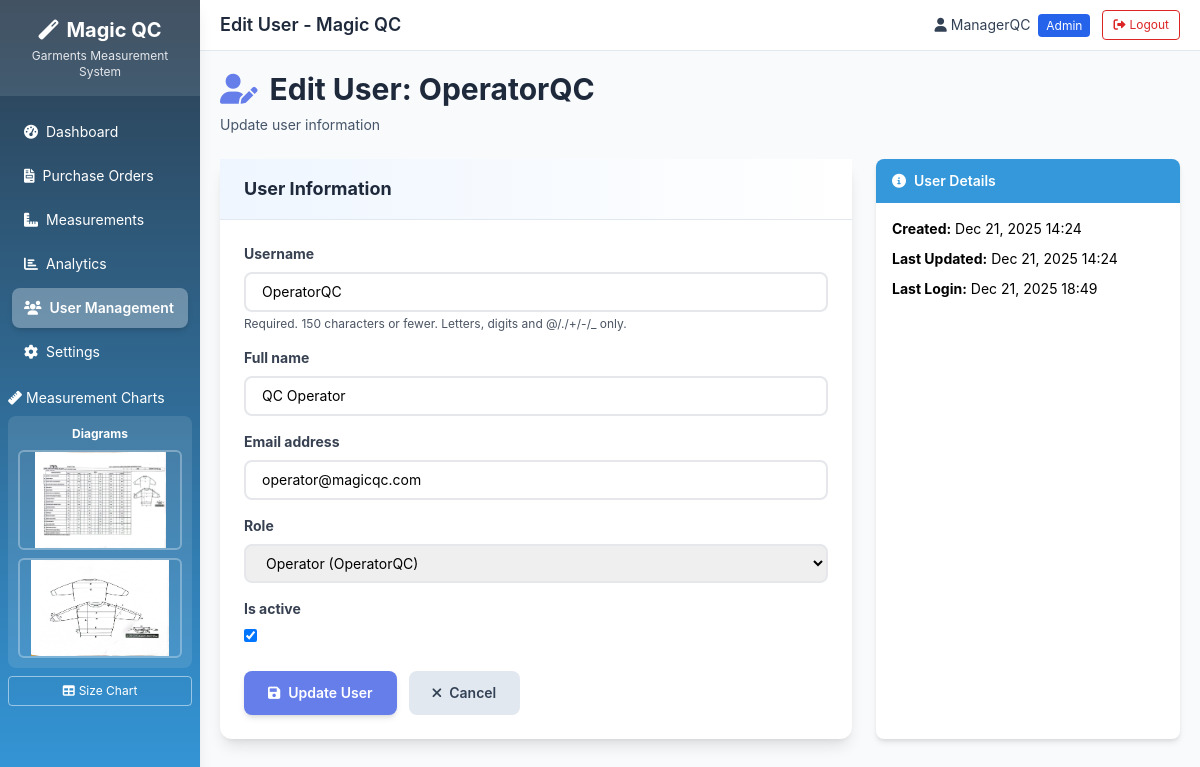
The page /accounts/admin/users/edit/2/ (signed in) on the database its author committed.
### accounts/models.py (models this page shows, shortened)
class CustomUser(AbstractUser):
    ROLE_CHOICES = [
        ('admin', 'Admin (ManagerQC)'),
        ('operator', 'Operator (OperatorQC)'),
    ]
    role = models.CharField(max_length=20, choices=ROLE_CHOICES, default='operator')
    full_name = models.CharField(max_length=100, blank=True)
    numeric_password = models.CharField(max_length=4, blank=True, null=True, help_text='4-digit numeric PIN for login')
    created_at = models.DateTimeField(auto_now_add=True)
    updated_at = models.DateTimeField(auto_now=True)
    is_active = models.BooleanField(default=True)
    class Meta:
        verbose_name = 'User'
        verbose_name_plural = 'Users'

### accounts/views.py (the view)
# urls.py: path('admin/users/edit/<int:user_id>/', views.user_edit_view, name='user_edit'),
@login_required
@user_passes_test(is_admin, login_url='admin_login')
def user_edit_view(request, user_id):
    user = get_object_or_404(CustomUser, id=user_id)
    if request.method == 'POST':
        form = UserEditForm(request.POST, instance=user)
        if form.is_valid():
            form.save()
            messages.success(request, f'User {user.username} updated successfully!')
            return redirect('user_management')
    else:
        form = UserEditForm(instance=user)
    return render(request, 'accounts/user_edit.html', {'form': form, 'user_obj': user})

### accounts/forms.py
class UserEditForm(forms.ModelForm):
    class Meta:
        model = CustomUser
        fields = ['username', 'full_name', 'email', 'role', 'is_active']
        widgets = {
            'username': forms.TextInput(attrs={'class': TAILWIND_INPUT_CLASSES}),
            'full_name': forms.TextInput(attrs={'class': TAILWIND_INPUT_CLASSES}),
            'email': forms.EmailInput(attrs={'class': TAILWIND_INPUT_CLASSES}),
            'role': forms.Select(attrs={'class': TAILWIND_INPUT_CLASSES}),
            'is_active': forms.CheckboxInput(attrs={'class': 'w-5 h-5 text-blue-600 bg-gray-100 border-gray-300 rounded focus:ring-blue-500'}),
        }

### accounts/views.py (called while the page is built)
def is_admin(user):
    return user.is_authenticated and user.role == 'admin'

### accounts/templates/accounts/user_edit.html (shortened to what this page needs)
{% extends 'base.html' %}
{% block page_title %}Edit User - Magic QC{% endblock %}
{% block content %}
<div class="mb-6">
    <h1 class="text-3xl font-bold text-industrial-gray-800">
        <i class="fas fa-user-edit mr-3 text-industrial-blue-primary"></i>Edit User: {{ user_obj.username }}
    </h1>
    <p class="text-industrial-gray-600 mt-2">Update user information</p>
</div>
<div class="grid grid-cols-1 lg:grid-cols-3 gap-6">
    <div class="lg:col-span-2">
        <div class="bg-white rounded-xl shadow-lg">
            <div class="px-6 py-4 border-b border-industrial-gray-200 bg-gradient-to-r from-blue-50 to-white">
                <h5 class="text-lg font-bold text-industrial-gray-800">User Information</h5>
            </div>
            <div class="p-6">
                <form method="post">
                    <div class="space-y-4">
                        {% for field in form %}
                            <div>
                                <label class="block text-sm font-bold text-gray-700 mb-2">{{ field.label }}</label>
                                {{ field }}
                                {% if field.help_text %}
                                    <p class="text-gray-600 text-xs mt-1">{{ field.help_text }}</p>
                                {% endif %}
                            </div>
                        {% endfor %}
                    </div>
                    <div class="mt-6 flex gap-3">
                        <button type="submit" class="px-6 py-3 bg-industrial-blue-primary text-white rounded-lg font-semibold hover:bg-industrial-blue-dark transition-all shadow-md hover:shadow-lg">
                            <i class="fas fa-save mr-2"></i>Update User
                        </button>
                        <a href="{% url 'user_management' %}" class="px-6 py-3 bg-industrial-gray-200 text-industrial-gray-700 rounded-lg font-semibold hover:bg-industrial-gray-300 transition-all">
                            <i class="fas fa-times mr-2"></i>Cancel
                        </a>
                    </div>
                </form>
            </div>
        </div>
    </div>
        <div class="bg-white rounded-lg shadow-industrial">
            <div class="px-4 py-3 bg-industrial-blue-light text-white rounded-t-lg">
                <h6 class="font-semibold mb-0 text-sm">
                    <i class="fas fa-info-circle mr-2"></i>User Details
                </h6>
            </div>
            <div class="p-4 text-sm">
                <p class="mb-2.5"><strong>Created:</strong> {{ user_obj.created_at|date:"M d, Y H:i" }}</p>
                <p class="mb-2.5"><strong>Last Updated:</strong> {{ user_obj.updated_at|date:"M d, Y H:i" }}</p>
                <p class="mb-0"><strong>Last Login:</strong> {{ user_obj.last_login|date:"M d, Y H:i"|default:"Never" }}</p>
            </div>
        </div>
    </div>
</div>
{% endblock %}

### templates/base.html (shortened to what this page needs)
<!DOCTYPE html>
<html lang="en">
<head>
    {% load static %}
    <link href="{% static 'css/output.css' %}" rel="stylesheet">
    <link href="https://cdnjs.cloudflare.com/ajax/libs/font-awesome/6.0.0/css/all.min.css" rel="stylesheet">
</head>
<body class="font-inter text-sm bg-industrial-gray-100">
    <div class="flex h-screen overflow-hidden">
        <aside class="w-1/6 sidebar-gradient text-white fixed left-0 top-0 h-screen overflow-y-auto overflow-x-hidden custom-scrollbar shadow-industrial-lg">
            <div class="bg-white bg-opacity-10 py-4 px-2.5 text-center mb-4">
                <h3 class="text-xl font-bold flex items-center justify-center gap-2 mb-1">
                    <i class="fas fa-magic"></i>Magic QC
                </h3>
                <p class="text-xs mb-0 text-gray-200">Garments Measurement System</p>
            </div>
            <nav class="px-3 flex flex-col">
                <a href="{% url 'dashboard' %}" class="nav-item {% if request.path == '/' %}active{% endif %}">
                    <i class="fas fa-tachometer-alt mr-2"></i>Dashboard
                </a>
                <a href="{% url 'create_po' %}" class="nav-item {% if 'create-po' in request.path or 'add-product' in request.path %}active{% endif %}">
                    <i class="fas fa-file-invoice mr-2"></i>Purchase Orders
                </a>
                <a href="{% url 'measurement_dashboard' %}" class="nav-item {% if 'measurements' in request.path %}active{% endif %}">
                    <i class="fas fa-ruler-combined mr-2"></i>Measurements
                </a>
                <a href="{% url 'analytics_dashboard' %}" class="nav-item {% if 'analytics' in request.path %}active{% endif %}">
                    <i class="fas fa-chart-bar mr-2"></i>Analytics
                </a>
                {% if user.is_authenticated and user.role == 'admin' %}
                <a href="{% url 'user_management' %}" class="nav-item {% if 'users' in request.path %}active{% endif %}">
                    <i class="fas fa-users mr-2"></i>User Management
                </a>
                {% endif %}
                <a href="#" onclick="openSettingsModal()" class="nav-item">
                    <i class="fas fa-cog mr-2"></i>Settings
                </a>
            </nav>
            <div class="px-2 mt-3">
                <h6 class="text-white text-sm mb-2">
                    <i class="fas fa-ruler mr-1"></i>Measurement Charts
                </h6>
                <div class="bg-white bg-opacity-10 rounded-lg p-2.5 mb-2">
                    <strong class="block text-center mb-2 text-xs">Diagrams</strong>
                    <div class="text-center">
                        <img src="{% static 'images/sweatshirt_measurement1.jpg' %}"
                             alt="Sweatshirt Measurement Diagram 1"
                             class="max-h-[100px] w-full object-contain cursor-pointer border-2 border-white border-opacity-30 rounded-md mb-2 transition-all duration-300 hover:border-industrial-blue-light hover:scale-105"
                             onclick="openImageModal('imageModal1')">
                        <img src="{% static 'images/sweatshirt_measurement2.jpg' %}"
                             alt="Sweatshirt Measurement Diagram 2"
                             class="max-h-[100px] w-full object-contain cursor-pointer border-2 border-white border-opacity-30 rounded-md transition-all duration-300 hover:border-industrial-blue-light hover:scale-105"
                             onclick="openImageModal('imageModal2')">
                    </div>
                </div>
                <button type="button" onclick="openSizeChartModal()" class="w-full px-2.5 py-1.5 text-xs text-white border border-white border-opacity-50 rounded hover:bg-white hover:bg-opacity-20 transition-all mb-2">
                    <i class="fas fa-table mr-1"></i>Size Chart
                </button>
            </div>
        </aside>
        <main class="flex-1 ml-[16.666667%] flex flex-col overflow-hidden">
            <nav class="bg-white border-b border-industrial-gray-200 py-2.5 px-5 flex-shrink-0">
                <div class="flex justify-between items-center">
                    <span class="text-lg font-semibold text-industrial-gray-800">
                        {% block page_title %}Dashboard{% endblock %}
                    </span>
                    <div class="flex items-center gap-3">
                        {% if user.is_authenticated %}
                        <span class="text-sm text-industrial-gray-700">
                            <i class="fas fa-user mr-1"></i>{{ user.username }}
                            {% if user.role == 'admin' %}
                                <span class="ml-1 px-2 py-1 text-xs bg-blue-600 text-white rounded">Admin</span>
                            {% endif %}
                        </span>
                        <form method="post" action="{% url 'logout' %}" class="inline">
                            <button type="submit" class="px-2.5 py-1.5 text-xs text-red-600 border border-red-600 rounded hover:bg-red-600 hover:text-white transition-all">
                                <i class="fas fa-sign-out-alt mr-1"></i>Logout
                            </button>
                        </form>
                        {% else %}
                        <span class="text-sm text-industrial-gray-700">
                            <i class="fas fa-user mr-1"></i>Guest
                        </span>
                        {% endif %}
                    </div>
                </div>
            </nav>
            <div class="flex-1 overflow-y-auto p-5">
                {% block content %}
                {% endblock %}
            </div>
</body>
</html>

### rows shown on the page
CustomUser: username "ManagerQC"
CustomUser: username "OperatorQC", form "OperatorQC" "QC Operator" "operator@magicqc.com" "Operator (OperatorQC)" "☑", created_at "Dec 21, 2025 14:24", updated_at "Dec 21, 2025 14:24", last_login "Dec 21, 2025 18:49"

### other values the page prints
{{ field.label }} "Username" "Full name" "Email address" "Role" "Is active"
{{ field.help_text }} "Required. 150 characters or fewer. Letters, digits and @/./+/-/_ only."
